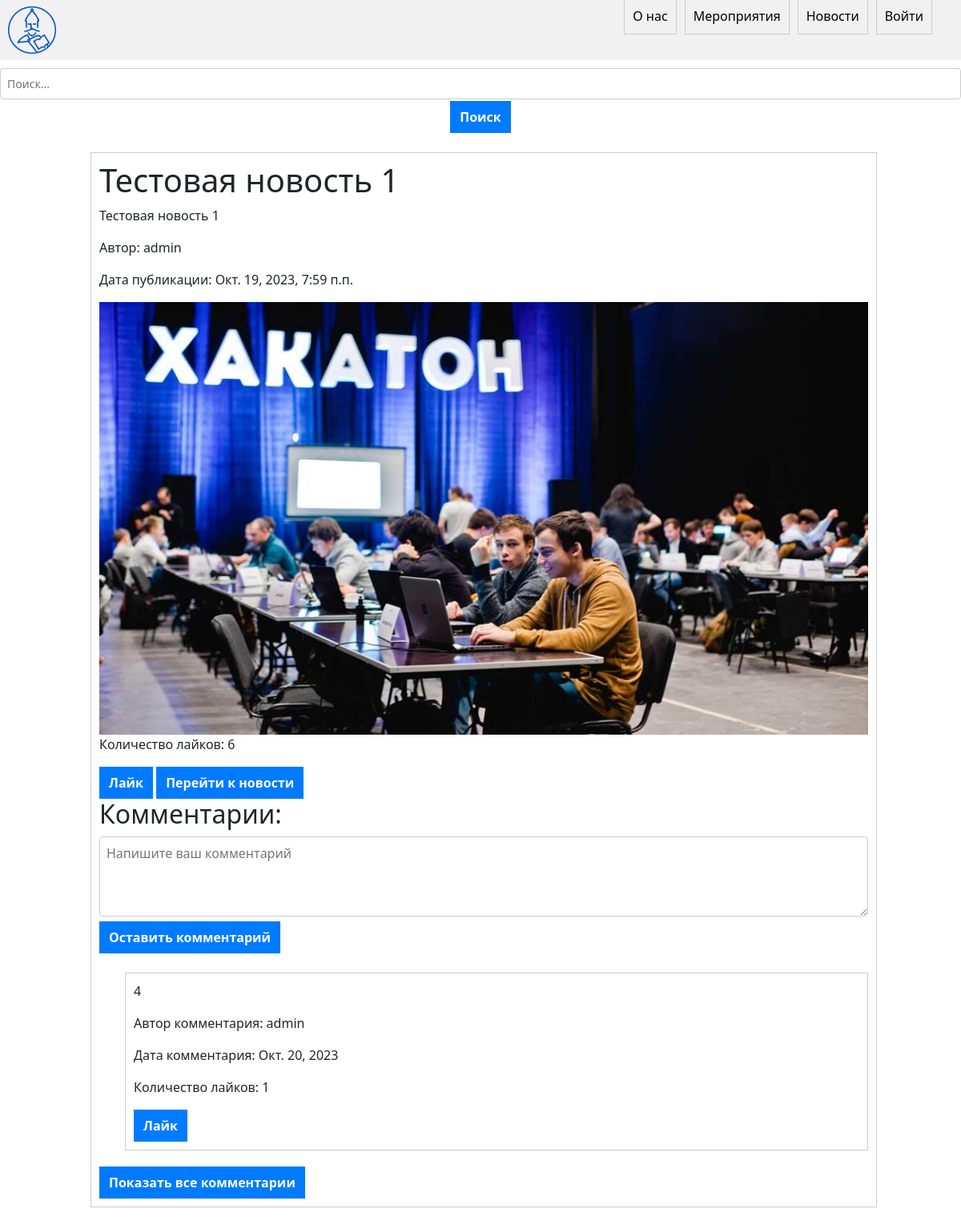
The page / on the database its author committed.
### main/models.py (models this page shows)
class News(models.Model):
    title = models.CharField(max_length=200)
    content = models.TextField()
    author = models.ForeignKey('auth.User', on_delete=models.CASCADE)
    date_published = models.DateTimeField(auto_now_add=True)
    photo = models.ImageField(upload_to='image/%Y', default='image/news_def.jpg', null=True, blank=True)
    like_count = models.PositiveIntegerField(default=0)
    def has_comments(self):
        return self.comment_set.exists()

class Comment(models.Model):
    user = models.ForeignKey(User, on_delete=models.CASCADE)
    news = models.ForeignKey(News, on_delete=models.CASCADE)
    content = models.TextField()
    date_posted = models.DateField(auto_now_add=True)
    like_count = models.PositiveIntegerField(default=0)

### main/views.py (the view)
# urls.py: path('', views.index, name='index'),
def index(request):
    news = News.objects.all().order_by('-id')
    comments = Comment.objects.all()
    return render(request, 'main/index.html', {'news': news, 'comments': comments})

### main/templates/main/index.html (shortened to what this page needs)
{% extends 'main/base.html' %}
{% load static %}
{% block content %}
<ul style="margin-right: 2%;">
  {% for single_news in news %}
    <li>
      <h1>{{ single_news.title }}</h1>
      <p>{{ single_news.content }}</p>
      <p>Автор: {{ single_news.author }}</p>
      <p>Дата публикации: {{ single_news.date_published }}</p>
      <img src="{{ single_news.photo.url }}" alt="Фото новости">
      <p>Количество лайков: <span id="like-count-{{ single_news.id }}">{{ single_news.like_count }}</span></p>
      <button class="like-button" data-news-id="{{ single_news.id }}">Лайк</button>
      <button type="button" onclick="location.href='{{ single_news.id }}'">Перейти к новости</button>
      <h2>Комментарии:</h2>
      <div>
          <form id="comment-form" data-news-id="{{ single_news.id }}">
              <textarea id="content" placeholder="Напишите ваш комментарий"></textarea>
              <button type="submit">Оставить комментарий</button>
          </form>
      </div>
      {% if single_news.has_comments  %}
      <div id="comments-container">
<ul>
  <li>
    <p>{{ single_news.comment_set.first.content }}</p>
    <p>Автор комментария: {{ single_news.comment_set.first.user }}</p>
    <p>Дата комментария: {{ single_news.comment_set.first.date_posted }}</p>
    <p>Количество лайков: {{ single_news.comment_set.first.like_count }}</p>
    <button class="like-button-comment" data-comment-id="{{ single_news.comment_set.first.id }}">Лайк</button>
  </li>
</ul>
      <button type="button" onclick="showAllComments({{single_news.id}})" id="commentButton">Показать все комментарии</button>
      </div>
      {% endif %}
    </li>
  {% endfor %}
</ul>
{% endblock %}

### main/static/main/css/style.css (style rules this page uses)
ul { list-style-type: none; padding: 0; margin: 0; }
li { margin-bottom: 20px; padding: 10px; border: 1px solid #ccc; }
h1 { margin-top: 0; }
p, button { margin-bottom: 10px; }
button { padding: 5px 10px; background-color: #fff; border: 1px solid #ccc; cursor: pointer; }
textarea { width: 100%; height: 100px; margin-bottom: 10px; }
h2 { font-size: 24px; font-weight: bold; margin-bottom: 16px; color: #333; }
form { margin-bottom: 24px; }
input[type="text"], textarea { width: 100%; padding: 8px; font-size: 14px; border: 1px solid #ccc; border-radius: 4px; background-color: #fff; color: #333; }
button { padding: 8px 12px; font-size: 14px; font-weight: bold; border: none; border-radius: 4px; background-color: #007bff; color: #fff; cursor: pointer; }

### rows shown on the page
News: title "Тестовая новость 1", content "Тестовая новость 1", author "admin", date_published "Окт. 19, 2023, 7:59 п.п.", photo (picture), like_count "6", comment_set.first.content "4", comment_set.first.user "admin", comment_set.first.date_posted "Окт. 20, 2023", comment_set.first.like_count "1"
